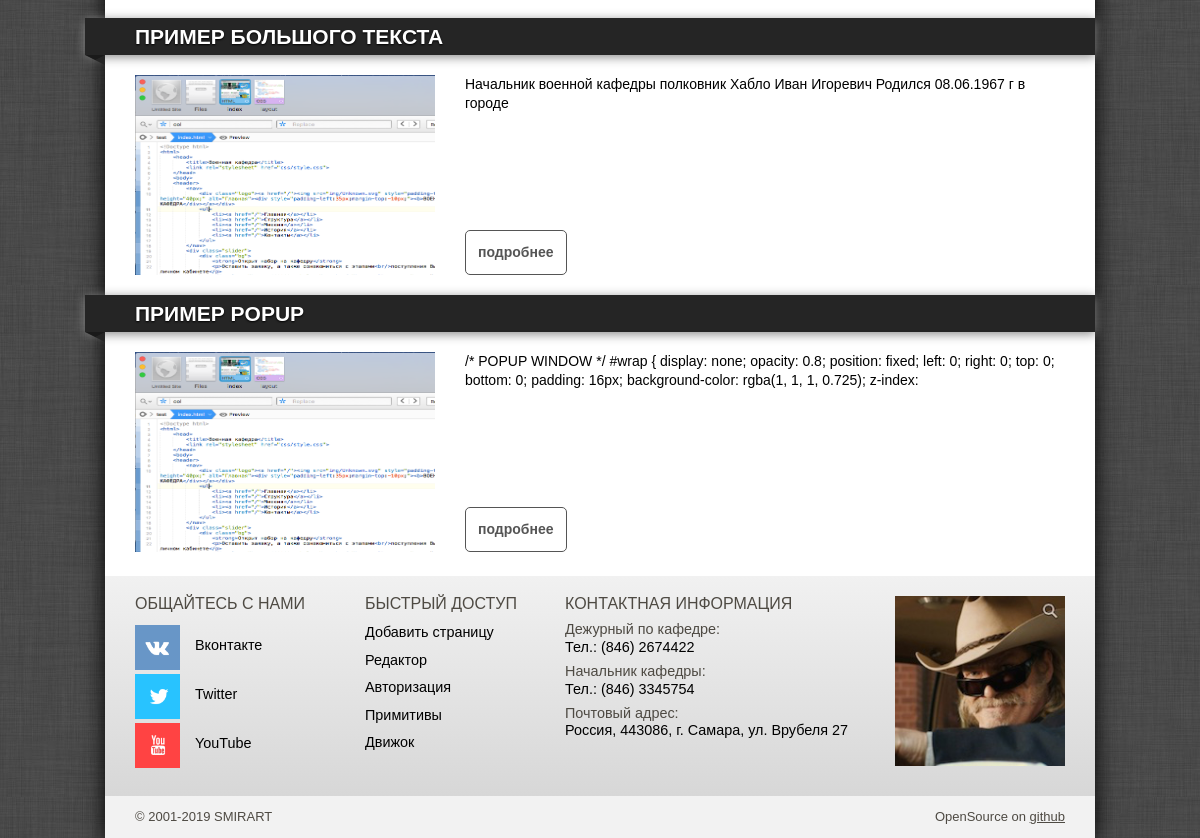
The page /primitives (lower part) on the database as committed earlier.
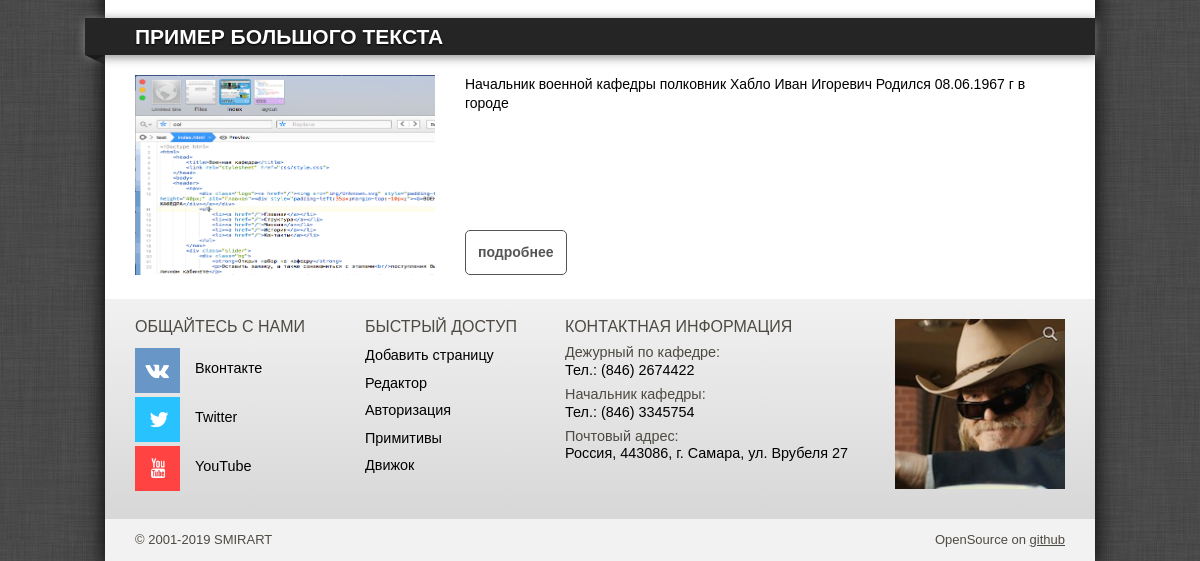
The same page on the database as committed later.
### tables this page shows
CREATE TABLE `pages` (
  `id` int(6) NOT NULL AUTO_INCREMENT,
  `parent` int(6) NOT NULL DEFAULT 0,
  `name` varchar(32) DEFAULT NULL,
  `text` text DEFAULT NULL,
  `template` int(11) NOT NULL DEFAULT 1,
  `link` varchar(32) NOT NULL DEFAULT '',
  `public_flag` tinyint(1) NOT NULL DEFAULT 1,
  PRIMARY KEY (`id`),
  UNIQUE KEY `link` (`link`)
);

### blocks/block-list.php (the view)
<article>
	<section>
<?
function show_page_as_item($_p_name, $_p_img, $_p_desc, $_p_link) {
?> <div class="page_as_item">
	<h1 class="tape"><?=$_p_name?></h1>
	<div class="page_preview">
		<img src="<?=$_p_img?>" />
		<p><?=$_p_desc?></p>
		<a href="<?=$_p_link?>">подробнее</a>
	</div>
</div> <?
}
$p_prnt = $page_id;
$p_tmpl = 1;
$pages_by_cond = $pdo->prepare("SELECT `pages`.`name`,`pages`.`text`,`pages`.`template`,`pages`.`public_flag`,`pages`.`link` FROM `pages` WHERE ( `pages`.`parent` = :page_prnt ) AND ( `pages`.`template` = :page_tmpl ) AND ( `pages`.`public_flag` = 1 OR :admin_flag );");
$pages_by_cond->bindValue(':page_prnt', $p_prnt, PDO::PARAM_INT);
$pages_by_cond->bindValue(':page_tmpl', $p_tmpl, PDO::PARAM_INT);
$pages_by_cond->bindValue(':admin_flag', $admin_flag, PDO::PARAM_INT);
$pages_by_cond->execute();
foreach($pages_by_cond as $_page) {
	$_string = strip_tags($_page['text']);
	$_string = substr($_string, 0, 200);
	$_string = rtrim($_string, "!,.-");
	$_string = substr($_string, 0, strrpos($_string, ' '));
	show_page_as_item($_page['name'], "img/assets/coda.png", $_string, $_page['link']);
}
?>
	</section>
</article>
<br/>

Rows that differ between the two databases and show on the page:
no longer on this page (row edited): pages: name "ПРИМЕР POPUP", text "/* POPUP WINDOW */ #wrap { display: none; opacity: 0.8; position: fixed; left: 0; right: 0; top: 0; bottom: 0; padding: 16px; background-color: rgba(1, 1, 1, 0.725); z-index:"
